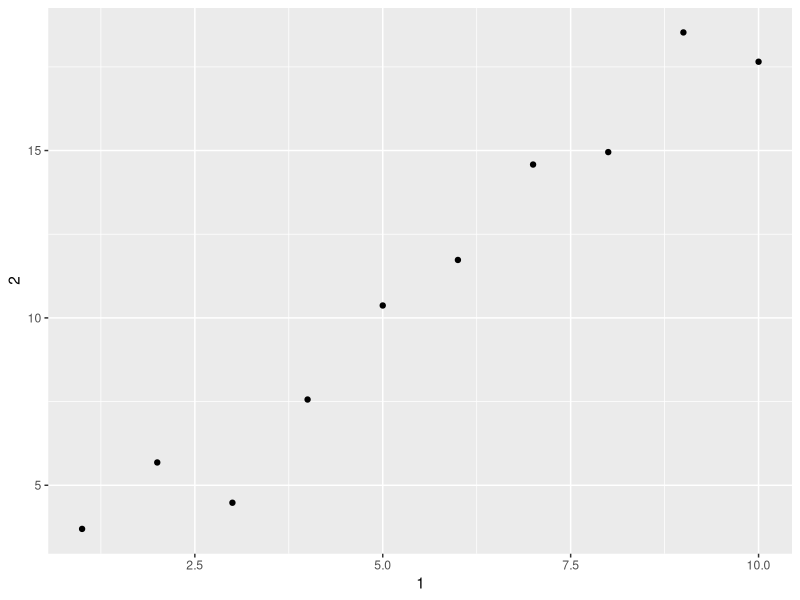

Recreate this plot in R.
## ---- chunk 1
library(tidyverse)
## ---- chunk 2
df <- data.frame(abc = 1, xyz = "a")
df$x #this will draw the row associated with xyz, since data.tables do partial matches, does not label class
a <- df[, "xyz"] #any row associated with the column named "xyz", does not label class
#a gives a result that is a factor
b <- df[, c("abc", "xyz")] #any rows associated with the columns "abc" and "xyz", labels classes
#b gives a result that is a data.frame
## ---- chunk 3
tibble <- as_tibble(df)
tibble$x #because tibbles not have partial matching, this would not give any result. 
#That's a good thing! Tibbles require specificity, which means that you are less likely to have ambiguous or faulty code.
c <- tibble %>% select(xyz)
d <- tibble %>% select(xyz, abc) 
#Furthermore, as you can see when comparing (ab) to (cd), c and d only return other tibbles. This keeps the class of the data consistent, instead of ending up with scattered variables and factors and vectors.
## ---- chunk 4
annoying <- tibble(
  `1` = 1:10,
  `2` = `1` * 2 + rnorm(length(`1`))
)
## ---- chunk 5
annoying %>% select(`1`)
## ---- chunk 6
annoying %>% ggplot(aes(x = `1`, y = `2`)) +
  geom_point()
## ---- chunk 7
annoying <- annoying %>%
  mutate(`3` = `2` / `1`)
## ---- chunk 8
annoying <- annoying %>%
  transmute(
    one = `1`,
    two = `2`,
    three = `3`
  )
## ---- chunk 9

